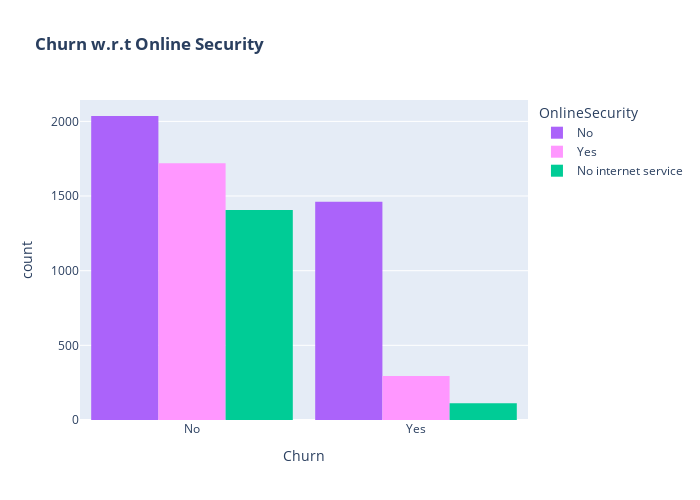

The notebook cell saved with this chart:
### Markdown cell above
- Customers that doesn't have partners are more likely to churn

### Code cell
color_map = {"Yes": "#FF97FF", "No": "#AB63FA"}
fig = px.histogram(df, x="Churn", color="OnlineSecurity", barmode="group", title="<b>Churn w.r.t Online Security</b>", color_discrete_map=color_map)
fig.update_layout(width=700, height=500, bargap=0.1)
fig.show()

### Figure 1 — Plotly figure (JSON) as saved in the notebook; plotly's stock layout.template omitted (floating-point values rounded to 4 significant figures; data arrays with more than 128 entries replaced by an {"elided": "..."} marker saying what was removed)
{"data": [{"alignmentgroup": "True", "bingroup": "x", "hovertemplate": "OnlineSecurity=No<br>Churn=%{x}<br>count=%{y}<extra></extra>", "legendgroup": "No", "marker": {"color": "#AB63FA", "pattern": {"shape": ""}}, "name": "No", "offsetgroup": "No", "orientation": "v", "showlegend": true, "type": "histogram", "x": {"elided": "3497 str values"}, "xaxis": "x", "yaxis": "y"}, {"alignmentgroup": "True", "bingroup": "x", "hovertemplate": "OnlineSecurity=Yes<br>Churn=%{x}<br>count=%{y}<extra></extra>", "legendgroup": "Yes", "marker": {"color": "#FF97FF", "pattern": {"shape": ""}}, "name": "Yes", "offsetgroup": "Yes", "orientation": "v", "showlegend": true, "type": "histogram", "x": {"elided": "2015 str values"}, "xaxis": "x", "yaxis": "y"}, {"alignmentgroup": "True", "bingroup": "x", "hovertemplate": "OnlineSecurity=No internet service<br>Churn=%{x}<br>count=%{y}<extra></extra>", "legendgroup": "No internet service", "marker": {"color": "#00cc96", "pattern": {"shape": ""}}, "name": "No internet service", "offsetgroup": "No internet service", "orientation": "v", "showlegend": true, "type": "histogram", "x": {"elided": "1520 str values"}, "xaxis": "x", "yaxis": "y"}], "layout": {"bargap": 0.1, "barmode": "group", "height": 500, "legend": {"title": {"text": "OnlineSecurity"}, "tracegroupgap": 0}, "title": {"text": "<b>Churn w.r.t Online Security</b>"}, "width": 700, "xaxis": {"anchor": "y", "autorange": true, "domain": [0, 1], "range": [-0.5, 1.5], "title": {"text": "Churn"}, "type": "category"}, "yaxis": {"anchor": "x", "autorange": true, "domain": [0, 1], "range": [0, 2143.0], "title": {"text": "count"}}}}
